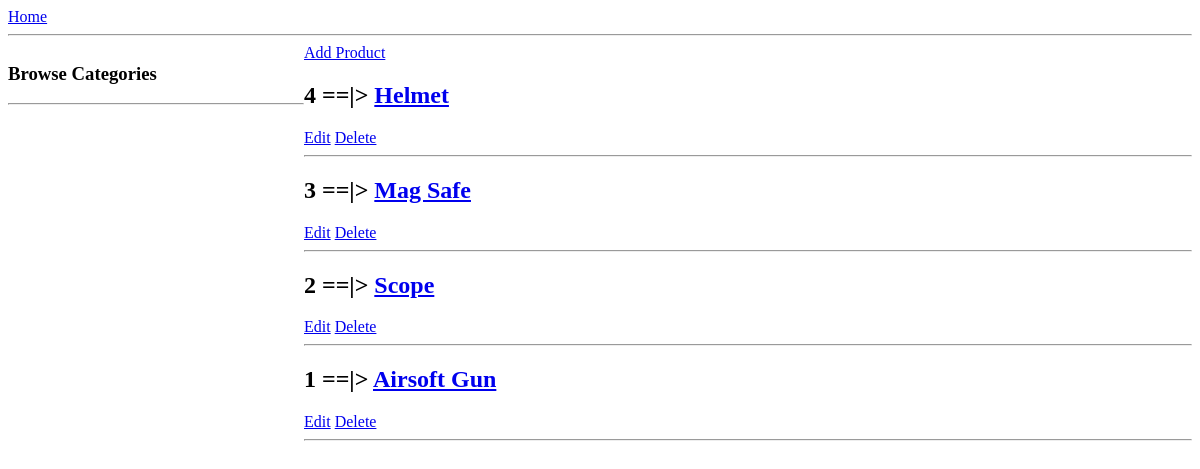
/, run on an earlier commit of the app's database.
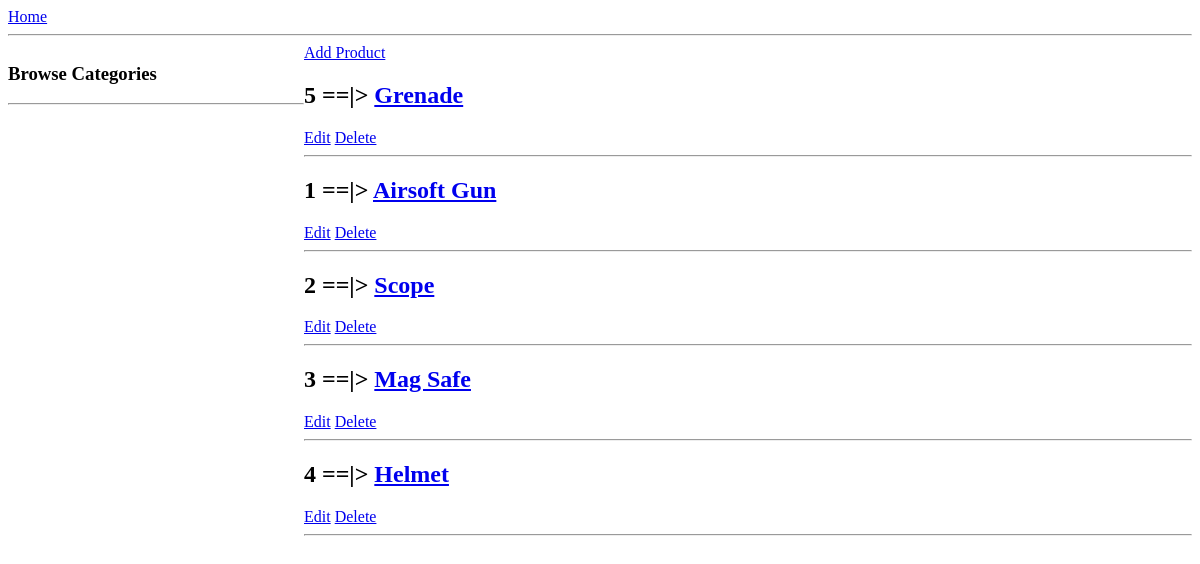
And on a later commit of the database.
### base/models.py (models this page shows, shortened)
class Product(models.Model):
    user = models.ForeignKey(User, on_delete = models.CASCADE, null = True)
    name = models.CharField(max_length=200)
    productDescription = models.TextField(null=True, blank=True)
    createdDate = models.DateTimeField(auto_now_add=True)
    updatedDate = models.DateTimeField(auto_now=True)
    price = models.IntegerField(null = True)
    class Meta:
        ordering = ['-updatedDate', '-createdDate']

### base/views.py (the view)
# urls.py: path('', views.home, name="home"),
def home(request):
    products = Product.objects.all()
    return render(request, 'base/home.html', {'products' : products})

### base/templates/base/home.html (shortened to what this page needs)
{% extends 'main.html' %}
{% block content %}
<div class="homeContainer">
    <div class="navigation">
        <h3>Browse Categories</h3>
        <hr>
    </div>
    <div class="mainPage">
        <a href="{% url 'addProduct' %}">Add Product</a>
        <div class="Products">
            {% for product in products %}
            <div class="product">
                <h2> {{product.id}} ==|> <a href="{% url 'product' product.id %}"> {{product.name}} </a> </h2>
                <a href="{% url 'updateProduct' product.id %}">Edit</a>
                <a href="{% url 'deleteProduct' product.id %}">Delete</a>
            </div>
            <hr>
            {% endfor %}
        </div>
    </div>
</div>
{% endblock content %}

### templates/main.html (shortened to what this page needs)
<!DOCTYPE html>
<html lang="en">
<head>
</head>
<body>
    {% include 'navigation.html' %}
    {% block content %}
    {% endblock %}
</body>
</html>

### templates/navigation.html
<a href="/">
    Home
</a>
<hr>

### base/templates/base/home.html (style rules this page uses)
.homeContainer { display: grid; grid-template-columns: 1fr 3fr; }

What changed in the data, as far as the page shows it:
added Product: id "5", name "Grenade"
shown differently, row unchanged: Product "Airsoft Gun": moves up the list
shown differently, row unchanged: Product "Scope": moves up the list
shown differently, row unchanged: Product "Mag Safe": moves down the list
